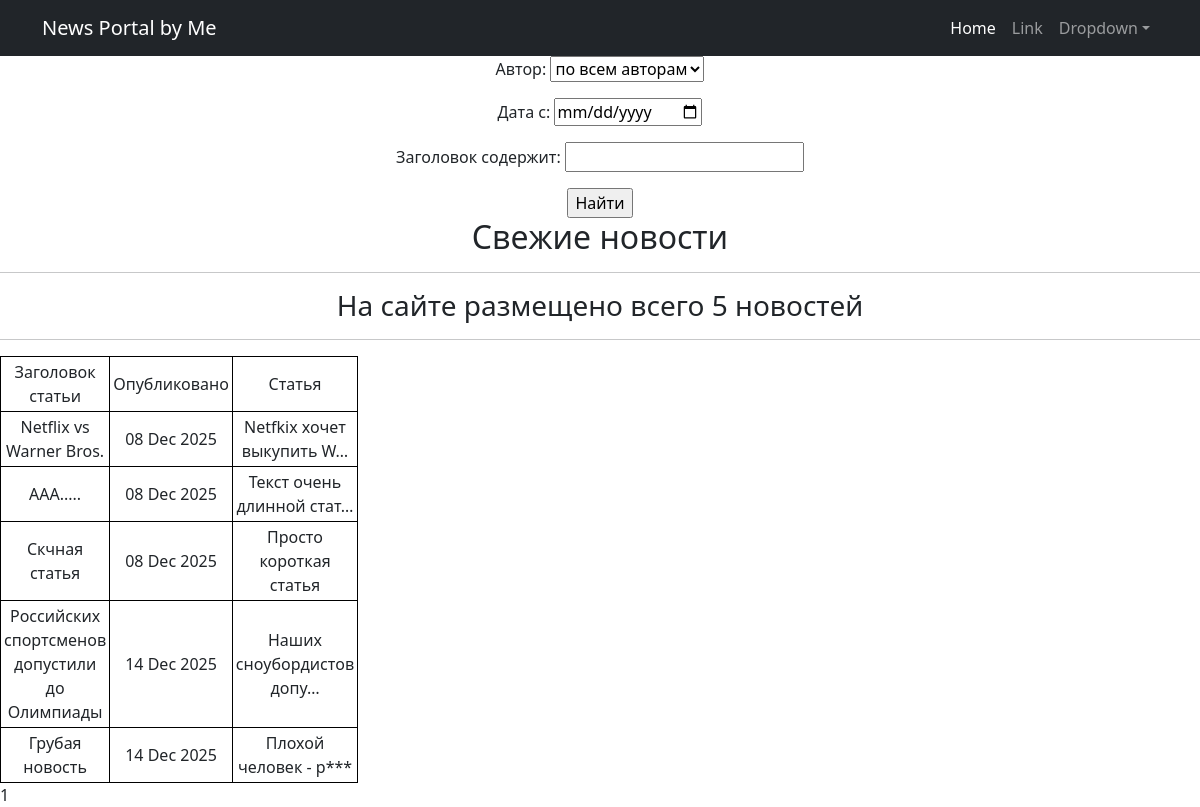
Before: /news/search with the older database file.
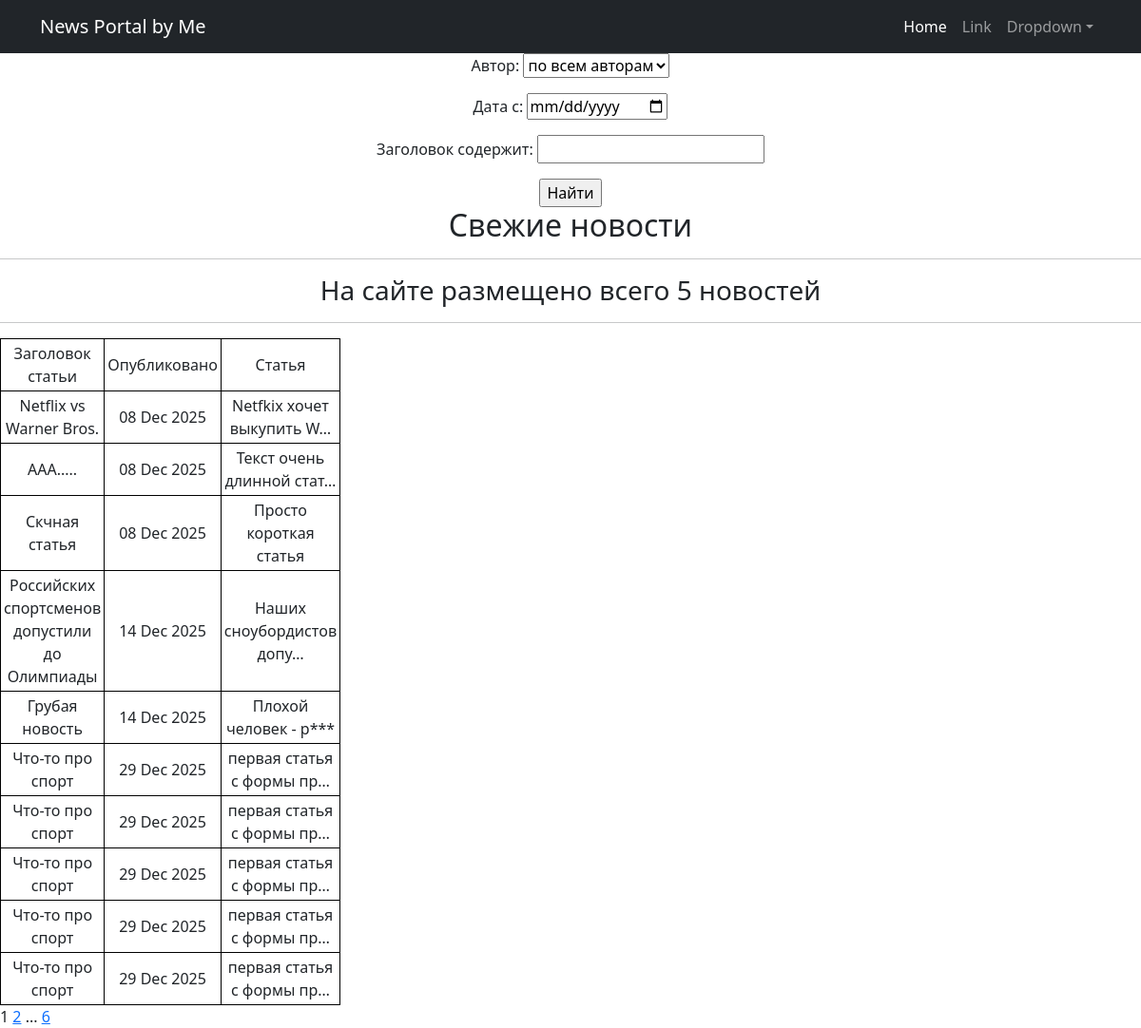
After: the same page with the newer database file.
### news/models.py (models this page shows, shortened)
class Post(models.Model):
    stat = "stat"
    news = "news"
    CHOICE = [(stat, "Статья"),
              (news, "Новости")]
    author = models.ForeignKey(Author, on_delete=models.CASCADE)
    post_type = models.CharField(max_length = 10, choices = CHOICE, default = news)
    post_category = models.ManyToManyField(Category, through = "PostCategory")
    post_title = models.CharField(max_length = 50)
    post_rate = models.IntegerField(default = 0)
    post_text = models.TextField()
    post_date = models.DateTimeField(auto_now_add = True)

### news/views.py (the view)
# urls.py: path('search', PostSerchList.as_view(), name='post-search'),
class PostSerchList(ListView):
    model = Post
    context_object_name = 'posts'
    template_name = 'search.html'
    paginate_by = 10
    def get_queryset(self):
        queryset = super().get_queryset()
        self.filterset = PostFilter(self.request.GET, queryset)
        return self.filterset.qs
    def get_context_data(self, **kwargs):
        context = super().get_context_data(**kwargs)
        context['filterset'] = self.filterset
        context['lenght'] = len(self.context_object_name)
        return context

### news/templatetags/custom_filters.py (called while the page is built)
@register.filter()
def censor_filter(value):
    if isinstance(value, str):
        for i in value.split():
            if i.lower() in censor:
                value =  value.replace(i, ''.join(f"{i[0]}***"))
    return value

### templates/search.html (shortened to what this page needs)
{% extends 'flatpages/default.html' %}
{% load custom_filters %}
{% block content %}
<div class="center-text">
   <form action="" method="get">
       {{ filterset.form.as_p }}
       <input type="submit" value="Найти" />
   </form>
</div>
<div class="center-text">
    <h2>Свежие новости</h2>
    <hr>
    <h3>На сайте размещено всего {{ lenght }} новостей</h3>
    <hr>
    {% if posts %}
        <table>
            <tr>
                <td>Заголовок статьи</td>
                <td>Опубликовано</td>
                <td>Статья</td>
            </tr>
            {% for post in posts %}
            <tr>
                <td> {{ post.post_title }} </td>
                <td> {{ post.post_date|date:'d M Y' }} </td>
                <td> {{ post.post_text|censor_filter|truncatechars:25 }} </td>
            </tr>
            {% endfor %}
        </table>
    {% else %}
        <h2>Новостей нет</h2>
    {% endif %}
</div>
   {{ page_obj.number }}
   {% if page_obj.has_next %}
       <a href="?page={{ page_obj.next_page_number }}">{{ page_obj.next_page_number }}</a>
       {% if paginator.num_pages != page_obj.next_page_number %}
           ...
           <a href="?page={{ page_obj.paginator.num_pages }}">{{ page_obj.paginator.num_pages }}</a>
       {% endif %}
   {% endif %}
{% endblock content %}

### templates/flatpages/default.html (shortened to what this page needs)
<!DOCTYPE html>
{% load static %}
<html lang="en">
    <head>
        <link href="{% static 'css/styles.css' %}" rel="stylesheet" />
    </head>
    <body>
        <nav class="navbar navbar-expand-lg navbar-dark bg-dark">
            <div class="container">
                <a class="navbar-brand" href="#">News Portal by Me</a>
                <div class="collapse navbar-collapse" id="navbarSupportedContent">
                    <ul class="navbar-nav ms-auto mb-2 mb-lg-0">
                        <li class="nav-item"><a class="nav-link active" aria-current="page" href="#">Home</a></li>
                        <li class="nav-item"><a class="nav-link" href="#">Link</a></li>
                        <li class="nav-item dropdown">
                            <a class="nav-link dropdown-toggle" id="navbarDropdown" href="#" role="button" data-bs-toggle="dropdown" aria-expanded="false">Dropdown</a>
                        </li>
                    </ul>
                </div>
            </div>
        </nav>
        {% block content %}{% endblock content %}
    </body>
</html>

### templates/search.html (style rules this page uses)
.center-text { text-align: center; }
TABLE { width: 300px; border-collapse: collapse; }
TD, TH { padding: 3px; border: 1px solid black; }

Changed rows visible on the page:
added Post: post_title "Что-то про спорт", post_date "29 Dec 2025", post_text|censor_filter "первая статья с формы пр…"
added Post: post_title "Что-то про спорт", post_date "29 Dec 2025", post_text|censor_filter "первая статья с формы пр…"
added Post: post_title "Что-то про спорт", post_date "29 Dec 2025", post_text|censor_filter "первая статья с формы пр…"
added Post: post_title "Что-то про спорт", post_date "29 Dec 2025", post_text|censor_filter "первая статья с формы пр…"
added Post: post_title "Что-то про спорт", post_date "29 Dec 2025", post_text|censor_filter "первая статья с формы пр…"
Other visible differences:
{{ page_obj.next_page_number }}: (not shown) → "2"
{{ page_obj.paginator.num_pages }}: (not shown) → "6"
